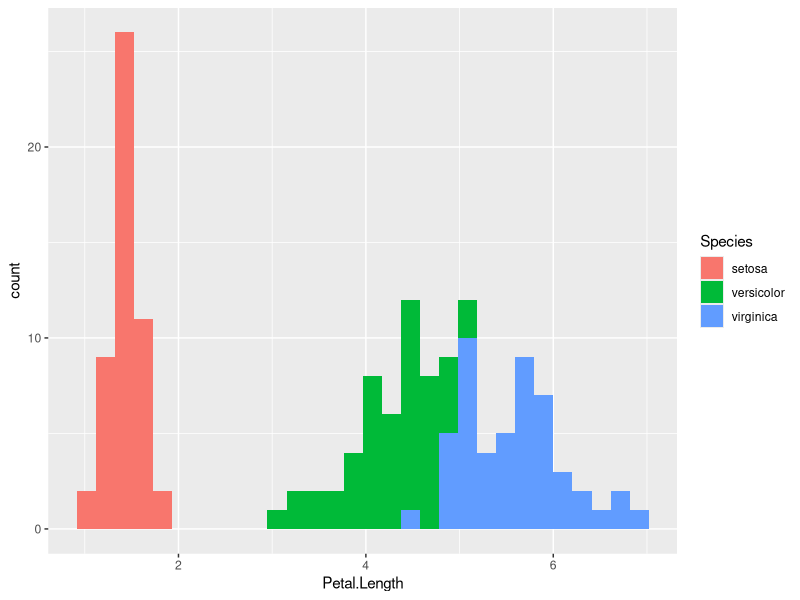
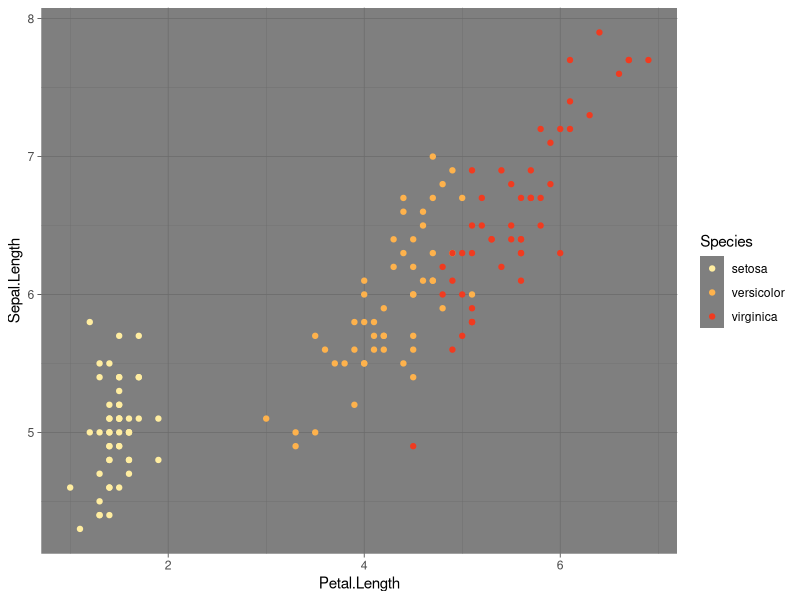
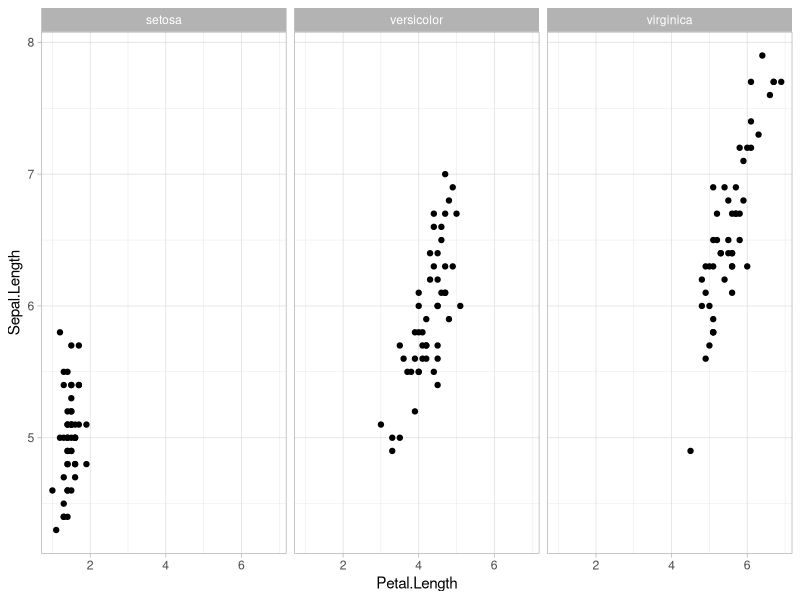
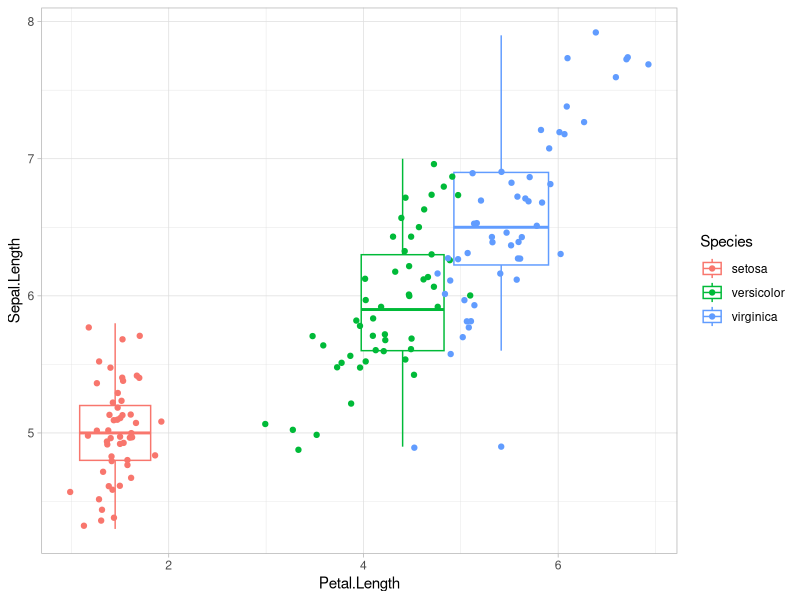

R code for these plots, in order:
## ---- chunk 1
knitr::opts_chunk$set(echo = TRUE)
library(tidyverse)
## ---- chunk 2

ggplot(iris, aes(x = Petal.Length, fill = Species))+
  geom_histogram()

#+labs(title = "hola")
  
## ---- chunk 3
ggplot(iris, aes(Petal.Length, Sepal.Length, color = Species))+
  geom_point()+
  scale_color_brewer(palette = "YlOrRd")+
  theme_dark()

## ---- chunk 4
ggplot(iris, aes(Petal.Length, Sepal.Length))+
  geom_point()+
  facet_wrap(~Species)+ # se agrega argumento ncol=1
  theme_light()
  
## ---- chunk 5
ggplot(iris, aes(Petal.Length, Sepal.Length, color = Species))+
  geom_boxplot()+
  geom_jitter()+
  theme_light()
#+coord_flip()
  
